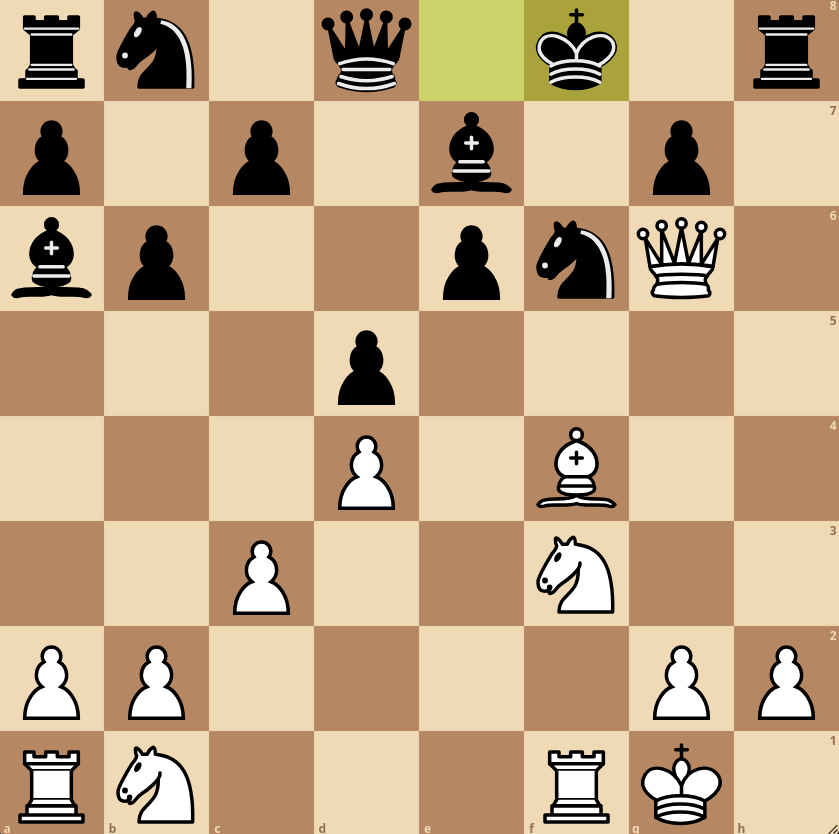
#> input picture android/examples/gesturehelper/opencv/ChessBoard.png, 839 x 834 px
$ python opencv-img-crop.py ChessBoard.png --px 5 --py 5 --width 100 --height 100
#> lines starting #> are read from the running program, lines starting #| are printed output that depends on the picture
#!/usr/bin/env python3

import cv2
import argparse

parser = argparse.ArgumentParser(prog = "Crop image using opencv")
parser.add_argument("inp", type=str, help="Path to the image to be cropped.", metavar="PATH_TO_IMAGE")
# parser.add_argument("out", type=str, help="Path to the output image to be cropped.", metavar="PATH_TO_IMAGE")
parser.add_argument("--px", help="Position x", required=True, type=int)
parser.add_argument("--py", help="Position y", required=True, type=int)
parser.add_argument("--width", help="Width", required=True, type=int)
parser.add_argument("--height", help="Height", required=True, type=int)

args = parser.parse_args()
print(args)
img = cv2.imread(args.inp, cv2.IMREAD_UNCHANGED)
#> img is the input picture: shape (834, 839, 3); mean B, G, R 133.1, 166.7, 195.2
# cropped_img = image[args.px:args.width, args.py:args.height]
print(f"{args.px}:{args.width}, {args.py}:{args.height}")
cropped_image = img[args.px:(args.px + args.width), args.py:(args.py + args.height)] # Slicing to crop the image
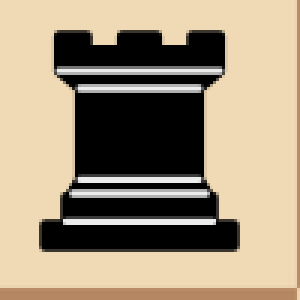
#> cropped_image: shape (100, 100, 3) (shown 3 times larger); mean B, G, R 123.5, 146.4, 162
# cropped_image = img[100:100, 200:200] # Slicing to crop the image
# cropped_image = img[80:280, 150:330] # Slicing to crop the image

print(img.shape)
#| (834, 839, 3)
print(cropped_image.shape)
#| (100, 100, 3)

cv2.imshow("Original", img)
cv2.imshow("cropped", cropped_image)
cv2.waitKey()
cv2.destroyAllWindows()
